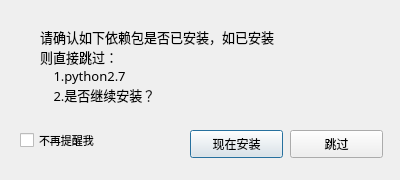
<?xml version="1.0" encoding="UTF-8"?>
<ui version="4.0">
 <class>Dialog</class>
 <widget class="QDialog" name="Dialog">
  <property name="windowModality">
   <enum>Qt::NonModal</enum>
  </property>
  <property name="geometry">
   <rect>
    <x>0</x>
    <y>0</y>
    <width>400</width>
    <height>180</height>
   </rect>
  </property>
  <property name="minimumSize">
   <size>
    <width>400</width>
    <height>180</height>
   </size>
  </property>
  <property name="maximumSize">
   <size>
    <width>400</width>
    <height>180</height>
   </size>
  </property>
  <property name="windowTitle">
   <string>温馨提示</string>
  </property>
  <widget class="QPushButton" name="pushButton">
   <property name="geometry">
    <rect>
     <x>190</x>
     <y>130</y>
     <width>93</width>
     <height>28</height>
    </rect>
   </property>
   <property name="text">
    <string>现在安装</string>
   </property>
  </widget>
  <widget class="QPushButton" name="pushButton_2">
   <property name="geometry">
    <rect>
     <x>290</x>
     <y>130</y>
     <width>93</width>
     <height>28</height>
    </rect>
   </property>
   <property name="text">
    <string>跳过</string>
   </property>
  </widget>
  <widget class="QLabel" name="label_2">
   <property name="geometry">
    <rect>
     <x>40</x>
     <y>20</y>
     <width>321</width>
     <height>91</height>
    </rect>
   </property>
   <property name="font">
    <font>
     <family>微软雅黑</family>
     <pointsize>10</pointsize>
    </font>
   </property>
   <property name="text">
    <string>请确认如下依赖包是否已安装，如已安装
则直接跳过：
    1.python2.7 
    2.是否继续安装？</string>
   </property>
  </widget>
  <widget class="QCheckBox" name="checkBox">
   <property name="geometry">
    <rect>
     <x>20</x>
     <y>130</y>
     <width>101</width>
     <height>21</height>
    </rect>
   </property>
   <property name="font">
    <font>
     <family>Agency FB</family>
     <pointsize>8</pointsize>
    </font>
   </property>
   <property name="text">
    <string>不再提醒我</string>
   </property>
  </widget>
 </widget>
 <resources/>
 <connections/>
</ui>
